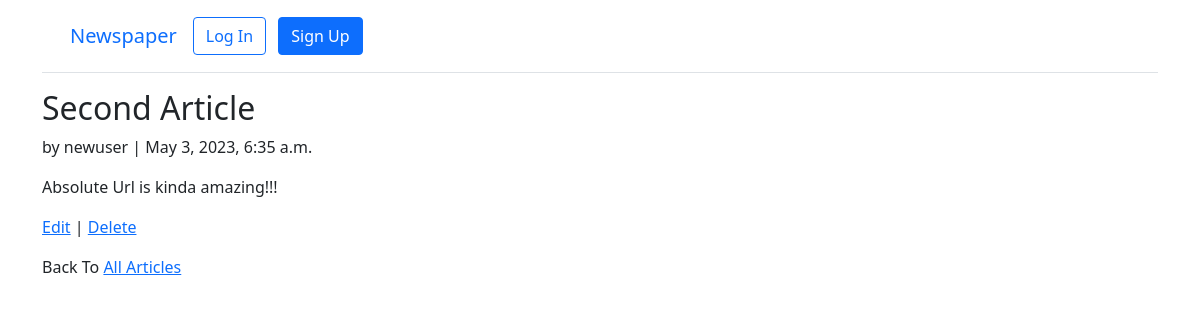
Page /articles/2/ on the committed database.
### articles/models.py (models this page shows, shortened)
class Article(models.Model):
    title = models.CharField(max_length=255)
    body = models.TextField()
    date = models.DateTimeField(auto_now_add=True)
    author = models.ForeignKey(
        settings.AUTH_USER_MODEL,
        on_delete=models.CASCADE,
    )

### accounts/models.py (models this page shows)
class CustomUser(AbstractUser):
    age = models.PositiveIntegerField(null=True, blank=True)

### articles/views.py (the view)
# urls.py: path('<int:pk>/', ArticleDetailView.as_view(), name="article_detail"),
class ArticleDetailView(DetailView):
    model = Article
    template_name = "article_detail.html"

### templates/article_detail.html
{% extends 'base.html' %}
{% block content %}
<div class="article-entry">
    <h2>{{article.title}}</h2>
    <p>by {{ article.author }} | {{ article.date }}</p>
    <p>{{ article.body }}</p>
    <p><a href="{% url 'article_edit' article.pk %}">Edit</a>
        | <a href="{% url 'article_delete' article.pk %}">Delete</a>
    </p>
    <p>Back To <a href="{% url 'article_list' %}">All Articles</a></p>
</div>
{% endblock %}

### rows in the picture
Article: title "Second Article", author "newuser", date "May 3, 2023, 6:35 a.m.", body "Absolute Url is kinda amazing!!!"
